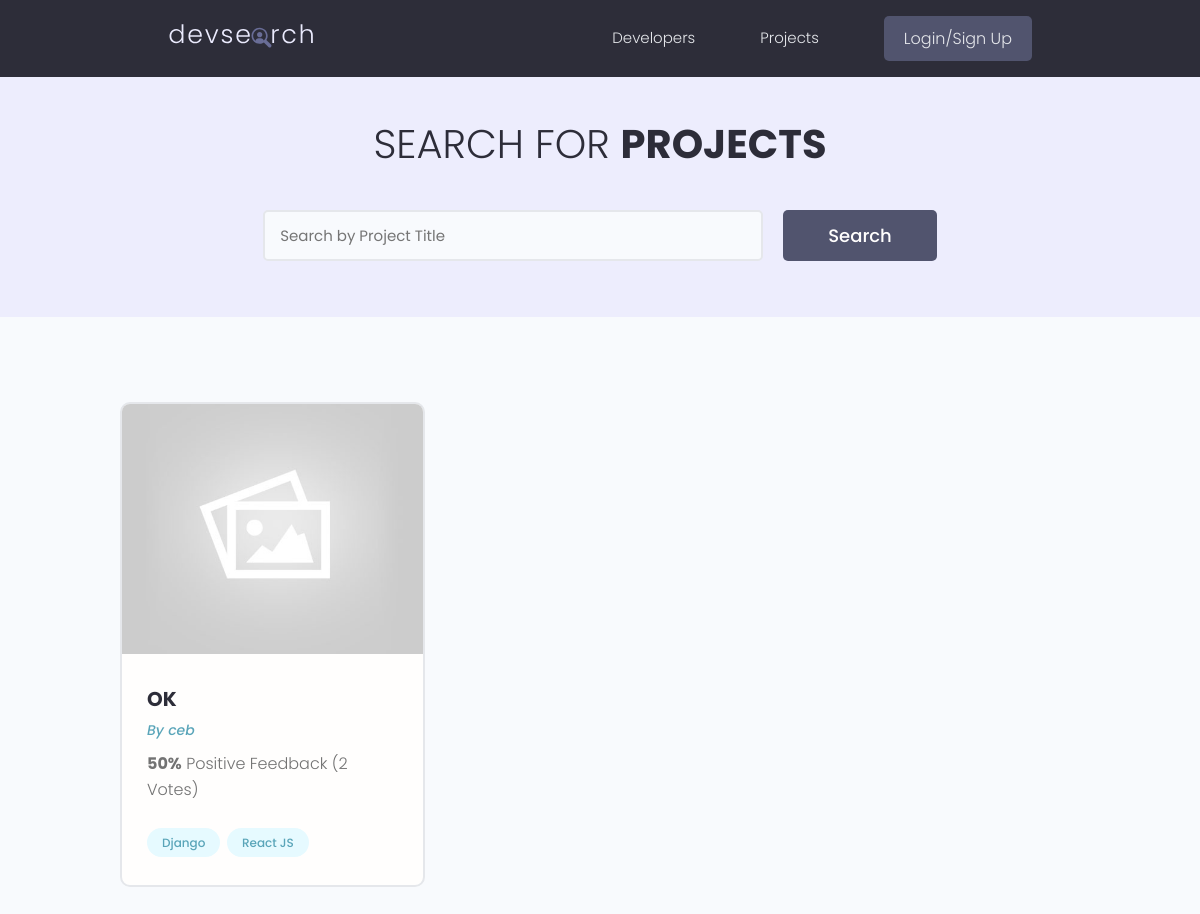
/projects/projects/, run on an earlier commit of the app's database.
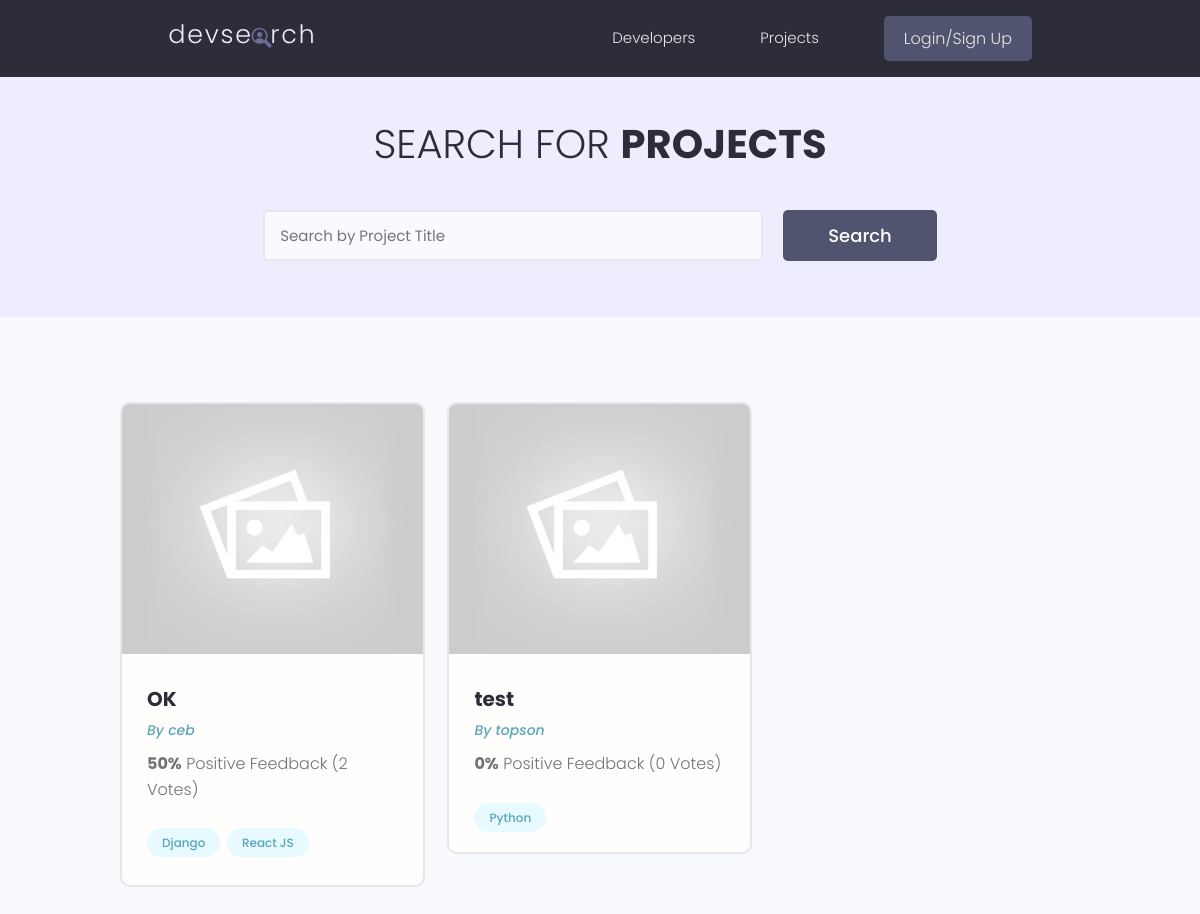
And on a later commit of the database.
### projects/models.py (models this page shows, shortened)
class Project(models.Model):
    owner = models.ForeignKey(Profile,null=True, blank=True, on_delete=models.SET_NULL)
    title = models.CharField(max_length=200)
    description = models.TextField()
    featured_image = models.ImageField(null=True, blank=True, default = 'default.jpg')
    demo_link = models.CharField(max_length=2000, null=True, blank=True)
    source_link = models.CharField(max_length=2000, null=True, blank=True)
    created = models.DateTimeField(auto_now_add=True)
    tags = models.ManyToManyField('Tags',blank=True)
    vote_total = models.IntegerField(default=0,null=True, blank=True)
    vote_ratio = models.IntegerField(default=0,null=True, blank=True)
    id = models.UUIDField(default=uuid.uuid4, unique=True,
                          primary_key=True, editable=False)
    class Meta:
        ordering = ['-vote_ratio', '-vote_total', '-title']

class Tags(models.Model):
    name = models.CharField(max_length=200)
    created = models.DateTimeField(auto_now_add=True)
    id = models.UUIDField(default=uuid.uuid4, unique=True,
                          primary_key=True, editable=False)
    def __str__(self) -> str:
        return self.name

### users/models.py (models this page shows, shortened)
class Profile(models.Model):
    user = models.OneToOneField(User,on_delete=models.CASCADE,null=True, blank=True)
    name = models.CharField(max_length=100,blank=True, null=True)
    email = models.EmailField(null=True, blank=True)
    username = models.CharField(max_length=200, null = True, blank = True)
    location = models.CharField(max_length=200, null = True, blank = True)
    short_intro = models.CharField(max_length=500,blank=True,null=True)
    bio = models.TextField(blank=True, null=True)
    profile_image = models.ImageField(null=True,blank=True, upload_to = 'profiles/', default = 'profiles/user-default.png')
    social_github = models.CharField(max_length=100,blank=True, null=True)
    social_facebook = models.CharField(max_length=100,blank=True, null=True)
    social_linkedin = models.CharField(max_length=100,blank=True, null=True)
    created = models.DateTimeField(auto_now_add=True)
    id = models.UUIDField(default=uuid.uuid4, unique=True,
                          primary_key=True, editable=False)

### projects/views.py (the view)
# urls.py: path('projects/',include('projects.urls')),
def projects(request):
    projects , search_query = searchProjects(request)
    custom_range, projects = paginateProjects(request, projects, 3)
    context = {"projects" : projects, 'search_query' : search_query, 'custom_range' : custom_range }
    return render(request, 'projects/project.html',context)

### projects/utils.py (called while the page is built)
def paginateProjects(request, projects, results):
    page = request.GET.get('page')
    paginator = Paginator(projects, results)
    try:
        projects = paginator.page(page)
    except PageNotAnInteger:
        page = 1
        projects = paginator.page(page)
    except EmptyPage:
        page = paginator.num_pages
        projects = paginator.page(page)
    leftIndex = (int(page) - 1)
    if leftIndex < 1:
        leftIndex = 1
    rightIndex = (int(page) + 2)
    if rightIndex > paginator.num_pages:
         rightIndex = paginator.num_pages + 1
    custom_range = range(leftIndex,rightIndex)
    return custom_range, projects

### projects/templates/projects/project.html (shortened to what this page needs)
{% extends 'main.html' %}
{% load static %}
{% block body %}
<main class="projects">
    <section class="hero-section text-center">
      <div class="container container--narrow">
        <div class="hero-section__box">
          <h2>Search for <span>Projects</span></h2>
        </div>
        <div class="hero-section__search">
          <form id="searchForm" class="form" action="{% url 'projects' %}" method="get">
            <div class="form__field">
              <input class="input input--text" id="formInput#search" type="text" name="search_query"
                value = "{{search_query}}" placeholder="Search by Project Title" />
            </div>
            <input class="btn btn--sub btn--lg" type="submit" value="Search" />
          </form>
        </div>
      </div>
    </section>
    <section class="projectsList">
      <div class="container">
        <div class="grid grid--three">
            {% for proj in projects %}
          <div class="column">
            <div class="card project">
              <a href="{% url 'project_view' proj.id %}" class="project">
                <img class="project__thumbnail" src="{{ proj.featured_image.url }}" alt="project thumbnail" />
                <div class="card__body">
                  <h3 class="project__title">{{ proj.title }}</h3>
                  <p><a class="project__author" href="{% url 'user_profile' proj.owner.id %}">By {{proj.owner.username}}</a></p>
                  <p class="project--rating">
                    <span style="font-weight: bold;">{{ proj.vote_ratio }}%</span> Positive
                    Feedback ({{proj.vote_total}} Vote{{proj.vote_total|pluralize:"s"}})
                  </p>
                  <div class="project__tags">
                      {% for tag in proj.tags.all %}
                    <span class="tag tag--pill tag--main">
                      <small>{{tag}}</small>
                    </span>
                    {% endfor %}
                  </div>
                </div>
              </a>
            </div>
          </div>
          {% endfor %}
        </div>
      </div>
    </section>
  </main>
{% endblock %}

What changed in the data, as far as the page shows it:
added Project: featured_image (placeholder picture), title "test", owner.username "topson", vote_ratio "0", vote_total "0"
now on this page (row unchanged): Tags: name "Python", shown under "test"
